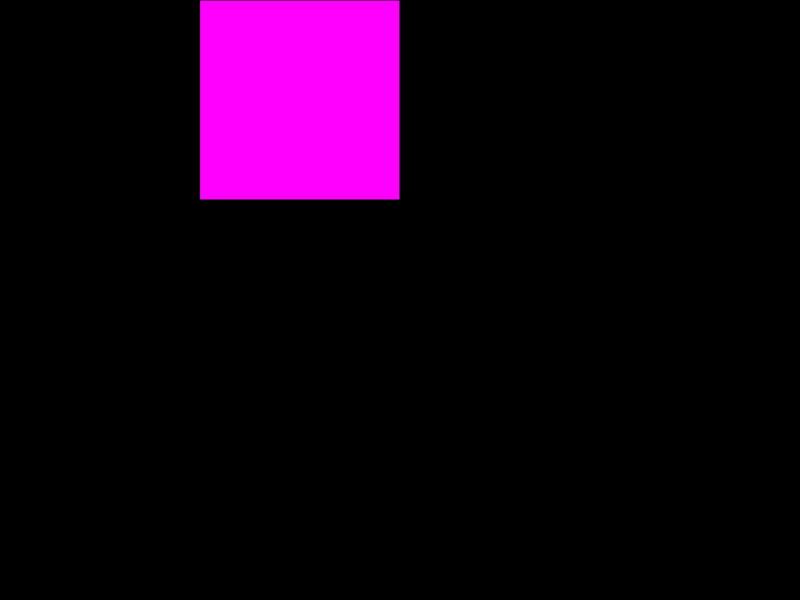
Frame 1 (no input)
Frame 60 (no input): identical to frame 1, image omitted
Frame 120 (the mouse pressed at the canvas centre since frame 60): identical to frame 1, image omitted

The p5.js sketch that drew this single still picture (run headless with seeded random() and noise() and a simulated clock; from frame 60 on, the mouse is pressed at the canvas centre):

// p5.js sketch
// ── sketch.js
var x= 200;
var y= 0;

function setup() {
  createCanvas(displayWidth, displayHeight);
}

function draw() {
  background(0);
  fill('magenta');
  if(keyIsPressed)
  {
    if(key == "a")
    {
      x-=10;
    }
    else if(key == "d")
    {
      x+=10;
    }
    else if(key == "w")
    {
      y+=-10;
    }
    else if(key == "s")
    {
      y+=10;
    }

  }

  rect(x, y, 200, 200);
}

function keyPressed() {
 if(key == "a")
{
x-=10;
}
else if(key == "d")
{
  x+=10;
}
else if(key == "w")
{
  y+=-10;
}
else if(key == "s")
{
  y+=10;
}
} 
